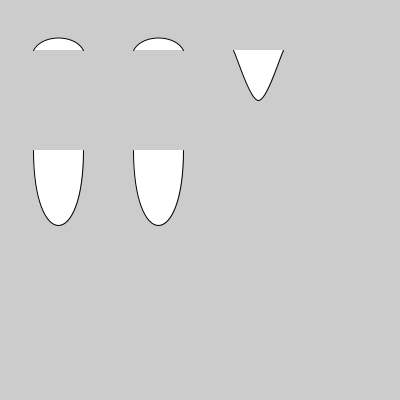
Frame 1 (no input)
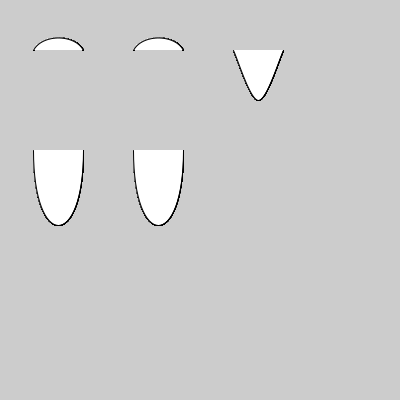
Frame 60 (the mouse pressed at the canvas centre just before this capture)
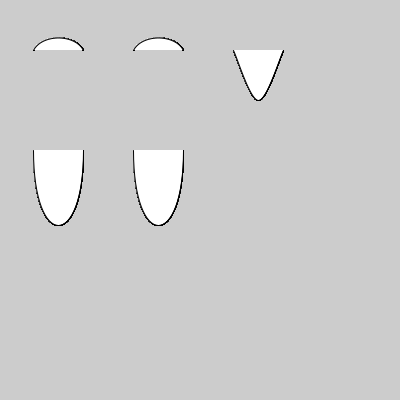
Frame 120 (the mouse held since frame 60 and released just before this capture)

The Processing sketch that drew these frames (run headless with seeded random() and noise(); from frame 60 on, the mouse is pressed at the canvas centre):

// Processing sketch: shape_misc
// ── shape_misc.pde
/* Spencer Mathews
 *
 * see https://www.processing.org/tutorials/curves/
 */

void setup() {
  size(400, 400);

  cursor(HAND);
}

void draw() {
  translate(33, 50);
  curve(0, 100, 0, 0, 50, 0, 50, 100);

  translate(100, 0);
  beginShape();
  curveVertex(0, 100);
  curveVertex(0, 0);
  curveVertex(50, 0);
  curveVertex(50, 100);
  endShape();

  translate(100, 0);
  // curveVertex requires at least 4 points, first and last control points typically repeated
  beginShape();
  curveVertex(0, 0);
  curveVertex(0, 0);
  curveVertex(25, 50);
  curveVertex(50, 0);
  curveVertex(50, 0);
  endShape();

  translate(-200, 100);
  //bezier(x1, y1, cpx1, cpy1, cpx2, cpy2, x2, y2);
  bezier(0, 0, 0, 100, 50, 100, 50, 0);

  translate(100, 0);
  beginShape();
  vertex(0, 0);
  bezierVertex(0, 100, 50, 100, 50, 0);
  endShape();
  //do more here! beziercurve, etc
}
